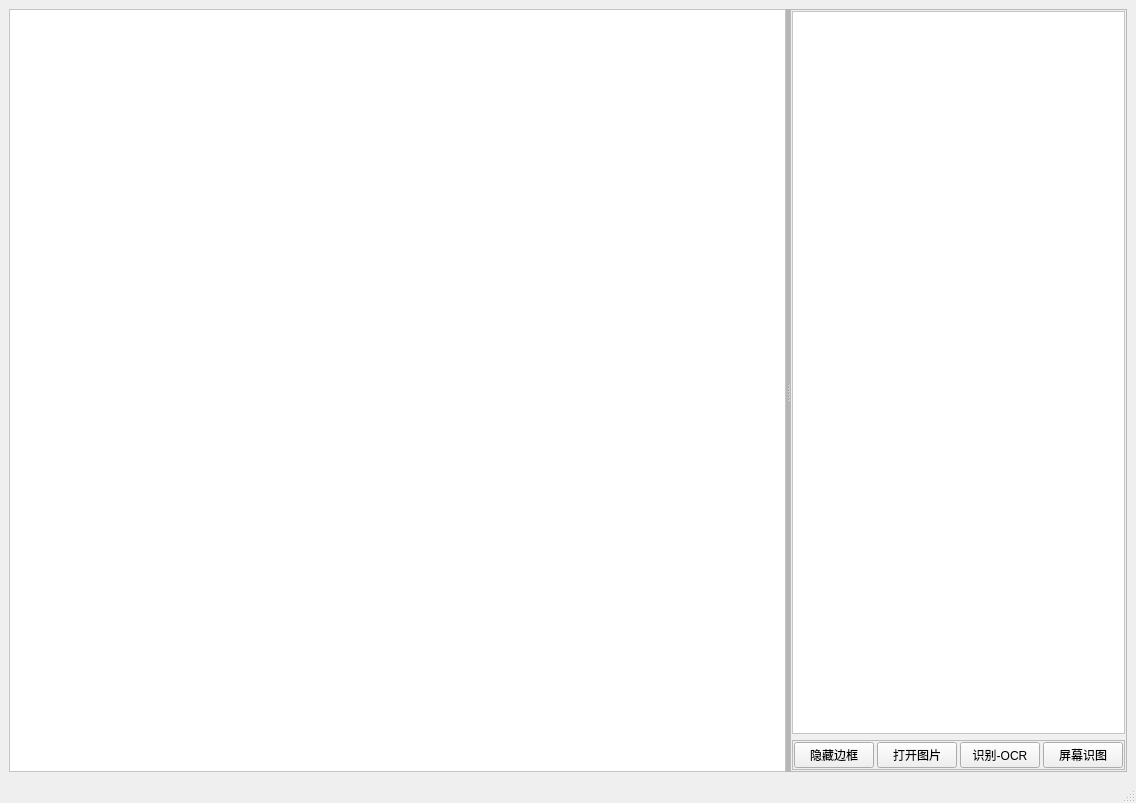
<?xml version="1.0" encoding="UTF-8"?>
<ui version="4.0">
 <class>MainWindow</class>
 <widget class="QMainWindow" name="MainWindow">
  <property name="geometry">
   <rect>
    <x>0</x>
    <y>0</y>
    <width>1136</width>
    <height>803</height>
   </rect>
  </property>
  <property name="windowTitle">
   <string>tesseract-ocr</string>
  </property>
  <widget class="QWidget" name="centralwidget">
   <layout class="QVBoxLayout" name="verticalLayout_2">
    <item>
     <widget class="QSplitter" name="splitter">
      <property name="sizePolicy">
       <sizepolicy hsizetype="Preferred" vsizetype="Preferred">
        <horstretch>0</horstretch>
        <verstretch>0</verstretch>
       </sizepolicy>
      </property>
      <property name="layoutDirection">
       <enum>Qt::LeftToRight</enum>
      </property>
      <property name="styleSheet">
       <string notr="true">background-color: rgb(182, 182, 182);</string>
      </property>
      <property name="orientation">
       <enum>Qt::Horizontal</enum>
      </property>
      <widget class="QGraphicsView" name="showGraphicsView">
       <property name="sizePolicy">
        <sizepolicy hsizetype="Expanding" vsizetype="Expanding">
         <horstretch>2</horstretch>
         <verstretch>0</verstretch>
        </sizepolicy>
       </property>
       <property name="styleSheet">
        <string notr="true">background-color: rgb(255, 255, 255);</string>
       </property>
       <property name="renderHints">
        <set>QPainter::HighQualityAntialiasing|QPainter::TextAntialiasing</set>
       </property>
      </widget>
      <widget class="QFrame" name="frame">
       <property name="sizePolicy">
        <sizepolicy hsizetype="Expanding" vsizetype="Expanding">
         <horstretch>0</horstretch>
         <verstretch>0</verstretch>
        </sizepolicy>
       </property>
       <property name="styleSheet">
        <string notr="true">background-color: rgb(240, 240, 240);</string>
       </property>
       <property name="frameShape">
        <enum>QFrame::StyledPanel</enum>
       </property>
       <property name="frameShadow">
        <enum>QFrame::Raised</enum>
       </property>
       <layout class="QVBoxLayout" name="verticalLayout">
        <property name="sizeConstraint">
         <enum>QLayout::SetNoConstraint</enum>
        </property>
        <property name="leftMargin">
         <number>1</number>
        </property>
        <property name="topMargin">
         <number>1</number>
        </property>
        <property name="rightMargin">
         <number>1</number>
        </property>
        <property name="bottomMargin">
         <number>1</number>
        </property>
        <item>
         <widget class="QTableView" name="ocrResultTableView">
          <property name="styleSheet">
           <string notr="true">background-color: rgb(255, 255, 255);</string>
          </property>
          <property name="editTriggers">
           <set>QAbstractItemView::NoEditTriggers</set>
          </property>
          <property name="selectionMode">
           <enum>QAbstractItemView::SingleSelection</enum>
          </property>
          <property name="selectionBehavior">
           <enum>QAbstractItemView::SelectRows</enum>
          </property>
         </widget>
        </item>
        <item>
         <widget class="QFrame" name="frame_2">
          <property name="sizePolicy">
           <sizepolicy hsizetype="Expanding" vsizetype="Minimum">
            <horstretch>0</horstretch>
            <verstretch>0</verstretch>
           </sizepolicy>
          </property>
          <property name="styleSheet">
           <string notr="true">background-color: rgb(255, 255, 255);
background-color: rgb(240, 240, 240);</string>
          </property>
          <property name="frameShape">
           <enum>QFrame::StyledPanel</enum>
          </property>
          <property name="frameShadow">
           <enum>QFrame::Raised</enum>
          </property>
          <layout class="QHBoxLayout" name="horizontalLayout">
           <property name="spacing">
            <number>3</number>
           </property>
           <property name="leftMargin">
            <number>1</number>
           </property>
           <property name="topMargin">
            <number>1</number>
           </property>
           <property name="rightMargin">
            <number>1</number>
           </property>
           <property name="bottomMargin">
            <number>1</number>
           </property>
           <item>
            <widget class="QPushButton" name="hidePushButton">
             <property name="text">
              <string>隐藏边框</string>
             </property>
            </widget>
           </item>
           <item>
            <widget class="QPushButton" name="openFilePushButton">
             <property name="text">
              <string>打开图片</string>
             </property>
            </widget>
           </item>
           <item>
            <widget class="QPushButton" name="ocrPushButton">
             <property name="text">
              <string>识别-OCR</string>
             </property>
            </widget>
           </item>
           <item>
            <widget class="QPushButton" name="screenOCRPushButton">
             <property name="text">
              <string>屏幕识图</string>
             </property>
            </widget>
           </item>
          </layout>
         </widget>
        </item>
       </layout>
      </widget>
     </widget>
    </item>
   </layout>
  </widget>
  <widget class="QMenuBar" name="menubar">
   <property name="geometry">
    <rect>
     <x>0</x>
     <y>0</y>
     <width>1136</width>
     <height>26</height>
    </rect>
   </property>
  </widget>
  <widget class="QStatusBar" name="statusbar"/>
 </widget>
 <resources/>
 <connections/>
</ui>
